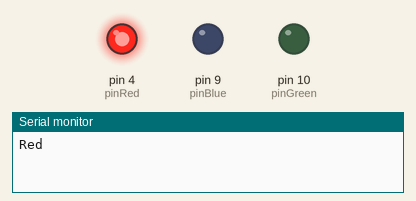
Recording of a sketch running on a simulated Arduino Uno, built with avr-gcc and run on an emulated ATmega328P. On the bench: output pins drawn as LEDs (lit = HIGH), the last lines printed to the serial monitor.

Above: at 5.0 s.
At 15.0 s:
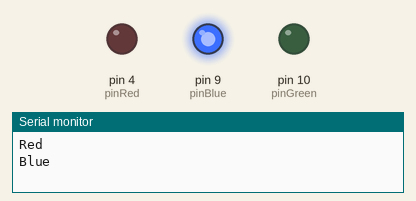
At 25.0 s:
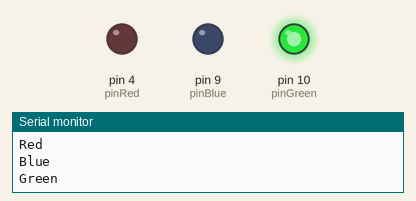
Timing chart, 0 to 39.0 s (numbered marks = the images above):
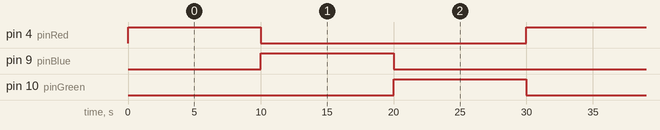

The sketch:

COLORLED.ino
```cpp
const int pinRed = 4;
const int pinBlue = 9;
const int pinGreen = 10;

void setup(void)
{
  Serial.begin(9600);
  pinMode(pinRed, OUTPUT);
  pinMode(pinBlue, OUTPUT);
  pinMode(pinGreen, OUTPUT);
  digitalWrite(pinGreen, LOW);
  digitalWrite(pinRed, LOW);
  digitalWrite(pinBlue, LOW);
}

void loop(void)
{
   Serial.println("Red");
   digitalWrite(pinGreen, LOW);
   digitalWrite(pinRed, HIGH);
   delay(10000);
   Serial.println("Blue");
   digitalWrite(pinRed, LOW);
   digitalWrite(pinBlue, HIGH);
   delay(10000);
   Serial.println("Green");
   digitalWrite(pinBlue, LOW);
   digitalWrite(pinGreen, HIGH);
   delay(10000);
}
```

Measured:
- by itself, pin 4 (pinRed), pin 9 (pinBlue), pin 10 (pinGreen): alternates HIGH for 10.0 s and LOW for 20.0 s
- by itself, everything shown: repeats every 30.0 s, in 3 steps
